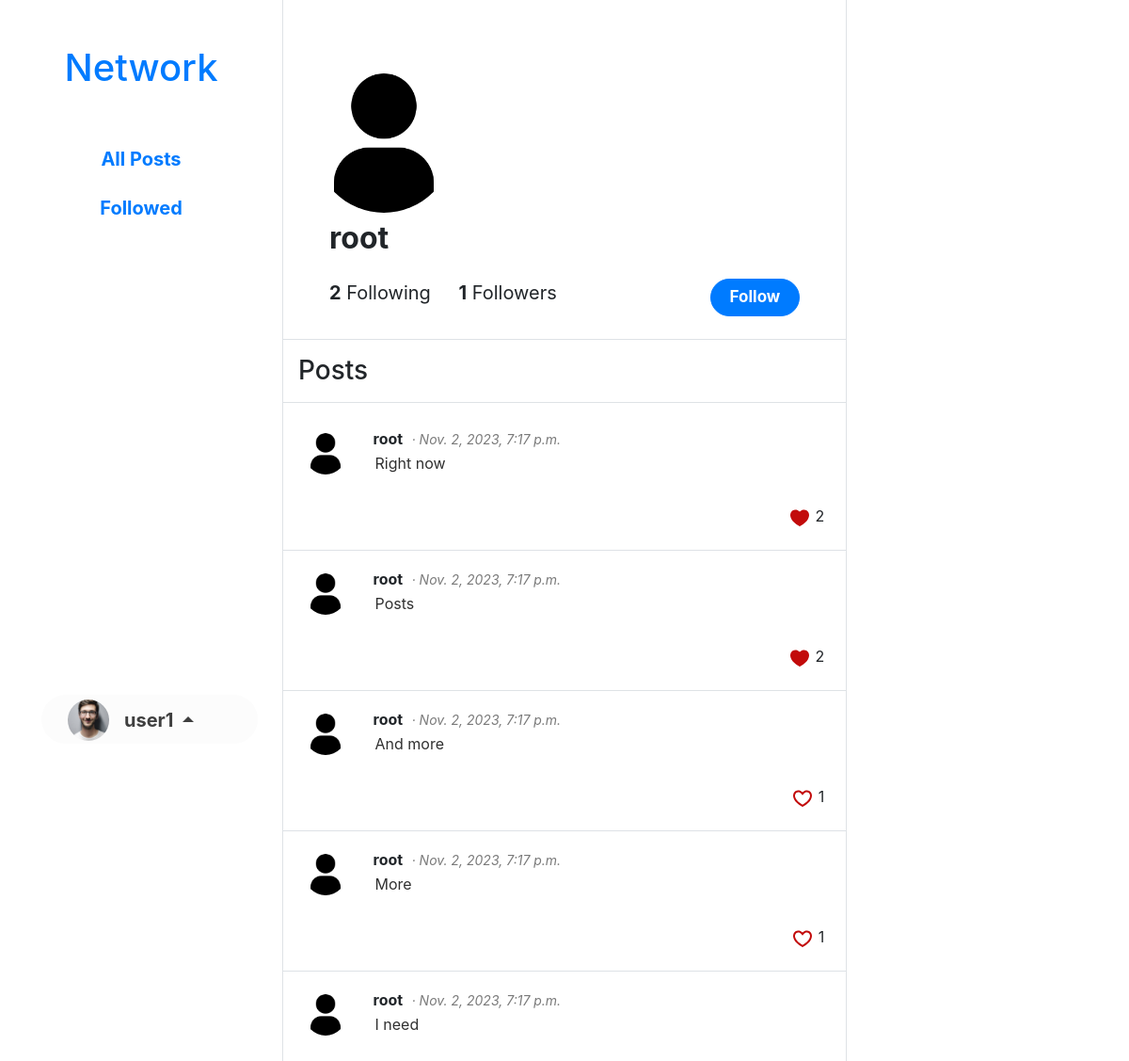
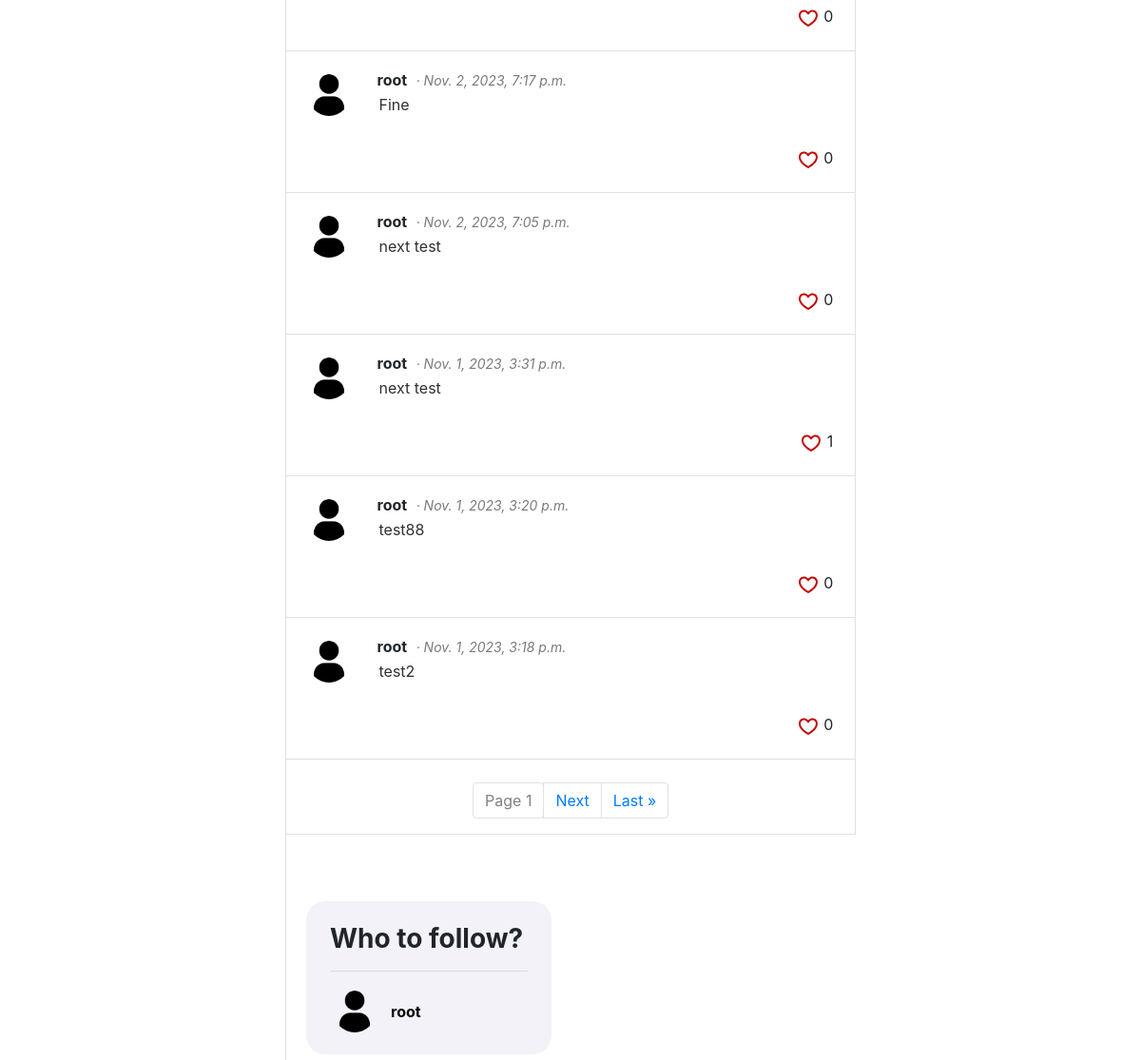
The page /profile/2 (signed in) on the database its author committed (2 pictures, top to bottom).
### network/models.py (models this page shows, shortened)
class User(AbstractUser):
    avatar = models.ImageField(upload_to='profile_pictures', null=True, blank=True)
    followed = models.ManyToManyField('self', symmetrical=False, blank=True, related_name='followers')

class Post(models.Model):
    author = models.ForeignKey(User, on_delete=models.CASCADE, related_name="posts")
    content = models.CharField(max_length=2048)
    likes = models.ManyToManyField(User, blank=True, related_name="liked")
    created_at = models.DateTimeField(auto_now_add=True)

### network/views.py (the view)
# urls.py: path("profile/<str:user_id>", views.profile_view, name="profile"),
def profile_view(request, user_id):
    user = User.objects.get(id=user_id)
    paginator = Paginator(Post.objects.filter(author=user).order_by('-created_at'), 10)
    page_number = request.GET.get('page')
    if not page_number:
        page_number = 1
    if request.user.is_authenticated:
        to_follow = User.objects.exclude(id__in=request.user.followed.all().values_list('id')).exclude(id=request.user.id).annotate(followers_count=Count('followers')).order_by('-followers_count')[:5]
    else:
        to_follow = User.objects.annotate(followers_count=Count('followers')).order_by('-followers_count')[:5]
    return render(request, "network/profile.html", {
        "profile": user,
        "followed": request.user.followed.filter(id=user_id).first() if request.user.is_authenticated else False,
        "posts": paginator.get_page(page_number),
        "to_follow": to_follow
    })

### network/templates/network/profile.html (shortened to what this page needs)
{% extends "network/index.html" %}
{% load static %}
{% block body2 %}
<div class="divs-2 ">
    <div>
        {% if profile.avatar %}
            <div class="m-2 avatar2" style="background-image: url('{{ profile.avatar.url }}');"></div>
        {% else %}
            <div class="m-2 avatar2" style="background-image: url('{% static 'network/default-avatar.png' %}');"></div>
        {% endif %}
        <h2 class="m-1 ml-4"><strong>{{ profile.username }}</strong></h2>
        <div class="m-4 blockquote">
            <b>{{ profile.followed.count }}</b> Following <b class="ml-4">{{ profile.followers.count }}</b> Followers
            {% if user.is_authenticated and user != profile %}
                <form class="float-right" action="{% url 'follow' %}" method="post">
                    {% if followed %}
                        <input class="btn btn-primary" type="submit" value="Unfollow">
                    {% else %}
                        <input class="btn btn-primary" type="submit" value="Follow">
                    {% endif %}
                </form>
            {% endif %}
    </div>
    </div>
</div>
<h3 class="p-3 hr">Posts</h3>
<div id="posts-container">
    {% for post in posts %}
        <div class="row p-2 pt-4 border-top border-bottom post-container">
            <div class="col-1">
                {% if post.author.avatar %}
                    <div class="avatar" style="background-image: url('{{ post.author.avatar.url }}');"></div>
                {% else %}
                    <div class="avatar" style="background-image: url('{% static 'network/default-avatar.png' %}');"></div>
                {% endif %}
            </div>
            <div class="col-11">
                <div class="ml-4 post-content-container">
                    <strong>{{ post.author.username }}</strong>
                    <i class="timestamp">· {{ post.created_at }}</i>
                    <br>
                    <textarea class="bg-transparent post-content" type="text" disabled>{{ post.content }}</textarea>
                    <div class="like-container">
                        {% if user in post.likes.all %}
                            <svg style="display: inline-block;" class="like" data-post="{{ post.id }}" data-like="true"><g color="#c20b0b"><path fill="currentcolor" d="M20.884 13.19c-1.351 2.48-4.001 5.12-8.379 7.67l-.503.3-.504-.3c-4.379-2.55-7.029-5.19-8.382-7.67-1.36-2.5-1.41-4.86-.514-6.67.887-1.79 2.647-2.91 4.601-3.01 1.651-.09 3.368.56 4.798 2.01 1.429-1.45 3.146-2.1 4.796-2.01 1.954.1 3.714 1.22 4.601 3.01.896 1.81.846 4.17-.514 6.67z"></path></g></svg>
                        {% else %}
                            <svg style="display: inline-block;" class="like " data-post="{{ post.id }}" data-like="false"><g color="#c20b0b"><path fill="currentcolor" d="M16.697 5.5c-1.222-.06-2.679.51-3.89 2.16l-.805 1.09-.806-1.09C9.984 6.01 8.526 5.44 7.304 5.5c-1.243.07-2.349.78-2.91 1.91-.552 1.12-.633 2.78.479 4.82 1.074 1.97 3.257 4.27 7.129 6.61 3.87-2.34 6.052-4.64 7.126-6.61 1.111-2.04 1.03-3.7.477-4.82-.561-1.13-1.666-1.84-2.908-1.91zm4.187 7.69c-1.351 2.48-4.001 5.12-8.379 7.67l-.503.3-.504-.3c-4.379-2.55-7.029-5.19-8.382-7.67-1.36-2.5-1.41-4.86-.514-6.67.887-1.79 2.647-2.91 4.601-3.01 1.651-.09 3.368.56 4.798 2.01 1.429-1.45 3.146-2.1 4.796-2.01 1.954.1 3.714 1.22 4.601 3.01.896 1.81.846 4.17-.514 6.67z"></path></g></svg>
                        {% endif %}
                        <p class="likes-count likes-count-{{ post.id }}">{{ post.likes.count }}</p>
                    </div>
                </div>
            </div>
        </div>
    {% endfor %}
    <div class="d-flex justify-content-center mt-4">
        <ul class="pagination">
            <span class="current">
                <li class="page-item"><a class="page-link disabled">Page {{ posts.number }}</a></li>
            </span>
            {% if posts.has_next %}
                <li class="page-item"><a class="page-link" href="?page={{ posts.next_page_number }}">Next</a></li>
                <li class="page-item"><a class="page-link" href="?page={{ posts.paginator.num_pages }}">Last &raquo;</a></li>
            {% endif %}
        </ul>
    </div>
</div>
{% endblock %}

### network/templates/network/index.html (shortened to what this page needs)
{% extends "network/layout.html" %}
{% load static %}
{% block body %}
<div class="row body-1-container bg-white">
    <div class="col-8 border-right border-bottom body-2-container">
        {% block body2 %}
        {% endblock %}
    </div>
    <div class="col-4 right-bar-container">
        <div class="right-panel">
            <h3><strong>Who to follow?</strong></h3>
            <hr>
            {% for user in to_follow %}
                <a href="{% url 'profile' user.id %}">
                    <div class="m-1 mb-2 avatar" style="background-image:
                        {% if user.avatar %}
                            url('{{ user.avatar.url }}');
                        {% else %}
                            url('{% static 'network/default-avatar.png' %}');
                        {% endif %}
                        ">
                        <div class="username-to-follow-container align-middle">
                            <b>{{ user.username }}</b>
                        </div>
                    </div>
                </a>
                <br>
            {% endfor %}
        </div>
    </div>
</div>
{% endblock %}

### network/templates/network/layout.html (shortened to what this page needs)
{% load static %}
<!DOCTYPE html>
<html lang="en">
    <head>
        <link rel="stylesheet" href="https://stackpath.bootstrapcdn.com/bootstrap/4.4.1/css/bootstrap.min.css">
        <link href="{% static 'network/styles.css' %}" rel="stylesheet">
    </head>
    <body>
        <div class="container flex">
          <div class="row">
            <div class="col-3 left-bar vh-100 nav-container">
                <div class="nav flex-column nav-pills" id="v-tabs-tab" aria-orientation="vertical">
                    <h1 class="align-self-center m-4 mt-5 text-center text-primary website-title"><p class="left-big">Network</p><p class="left-small">Net</p></h1>
                    <a class="nav-link mt-2 align-self-center" id="v-tabs-all-tab" href="/" aria-selected="true"><p class="left-big">All Posts</p><p class="left-small">All</p></a>
                    {% if user.is_authenticated %}
                        <a class="nav-link align-self-center" id="v-tabs-followed-tab" href="{% url 'followed' %}" aria-selected="false"><p class="left-big">Followed</p><p class="left-small">Fol</p></a>
                        <div class="dropup account-dropdown align-self-center">
                            <a class="nav-link btn-secondary w-100 a-avatar" href="#" role="button" id="dropdownMenuLink" data-toggle="dropdown" aria-haspopup="true" aria-expanded="false">
                                <div class="avatar avatar1" style="background-image:
                                    {% if user.avatar %}
                                        url('{{ user.avatar.url }}');
                                    {% else %}
                                        url('{% static 'network/default-avatar.png' %}');
                                    {% endif %}
                                    ">
                                    <div class="username-container left-big dropdown-toggle align-middle">
                                        {{ user.username }}
                                    </div>
                                </div>
                            </a>
                        </div>
                    {% else %}
                        <a class="nav-link align-self-center" id="v-tabs-login-tab" href="{% url 'login' %}" aria-selected="false">Log In</a>
                        <a class="nav-link align-self-center" id="v-tabs-register-tab" href="{% url 'register' %}" aria-selected="false">Register</a>
                    {% endif %}
                </div>
            </div>
            <div class="col-9 border-left">
                {% block body %}
                {% endblock %}
            </div>
          </div>
        </div>
    </body>
</html>

### network/static/network/styles.css (style rules this page uses)
.container { max-width: 1320px!important; }
.account-dropdown { position: absolute; bottom: 0; width: calc(100% - 52px); margin-bottom: 10px; }
#dropdownMenuLink { background-color: rgb(252, 252, 252); color: rgb(63, 63, 63); }
.nav-link { border-radius: 40px!important; vertical-align: middle; height: 52px; max-width: 230px; text-align: center; font-size: 20px; font-weight: 700; padding: 10px; padding-inline: 50px; float: right; }
.website-title { max-width: 190px; }
.btn { padding: 6px; padding-inline: 20px; border-radius: 40px!important; text-align: center; font-size: 17px; font-weight: bold; }
.divs-2 { margin-top: 30px; margin-inline: -15px; padding-top: 40px; padding-inline: 25px; padding-bottom: 10px; border-bottom: 1px solid #dee2e6!important; }
.avatar { display: inline-block; width: 44px; height: 44px; border-radius: 50%; background-repeat: no-repeat; background-position: center; background-size: 44px; }
.avatar1 { margin-right: 130px; margin-top: 0px; }
.avatar2 { width: 148px; height: 148px; border-radius: 50%; background-repeat: no-repeat; background-position: center; background-size: 148px; }
.a-avatar { padding: 5px; }
.username-container { display: inline-block; vertical-align: middle; margin-left: 60px; line-height: 44px; }
.post-content { resize: none; min-height: 0px; color: rgb(48, 48, 48); border: none; border-radius: 5px; width: 100%; }
.post-container { border-top: 0 solid #dee2e6!important; margin: 0px; }
#posts-container { margin-inline: -15px; width: calc(100% + 30px); }
.post-content-container { margin-top: -6px; }
.body-1-container { min-width: 300px; }
.body-2-container { min-width: 300px; }
.right-bar-container { min-width: 300px; }
.timestamp { display: inline-block; color: rgb(122, 122, 122); font-size: 14px; margin-left: 5px; }
.like { display: inline-block; height: 24px; width: 24px; }
.likes-count { display: inline-block; }
.like-container { float: right; }
.hr { margin-inline: -15px; border-bottom: 1px solid #dee2e6!important; }
a.disabled { color: gray; pointer-events: none; }
.right-panel { background-color: rgb(242, 242, 248); margin: 6px; margin-top: 70px; padding: 25px; padding-top: 23px; padding-bottom: 15px; border-radius: 20px; }
.username-to-follow-container { display: inline-block; vertical-align: middle; margin-left: 60px; line-height: 44px; color: black; min-width: 150px; }

### rows shown on the page
User: avatar (picture), username "user1"
User: username "root", followed.count "2", followers.count "1"
Post: author.username "root", created_at "Nov. 2, 2023, 7:17 p.m.", content "Right now", likes.count "2"
Post: author.username "root", created_at "Nov. 2, 2023, 7:17 p.m.", content "Posts", likes.count "2"
Post: author.username "root", created_at "Nov. 2, 2023, 7:17 p.m.", content "And more", likes.count "1"
Post: author.username "root", created_at "Nov. 2, 2023, 7:17 p.m.", content "More", likes.count "1"
Post: author.username "root", created_at "Nov. 2, 2023, 7:17 p.m.", content "I need", likes.count "0"
Post: author.username "root", created_at "Nov. 2, 2023, 7:17 p.m.", content "Fine", likes.count "0"
Post: author.username "root", created_at "Nov. 2, 2023, 7:05 p.m.", content "next test", likes.count "0"
Post: author.username "root", created_at "Nov. 1, 2023, 3:31 p.m.", content "next test", likes.count "1"
Post: author.username "root", created_at "Nov. 1, 2023, 3:20 p.m.", content "test88", likes.count "0"
Post: author.username "root", created_at "Nov. 1, 2023, 3:18 p.m.", content "test2", likes.count "0"

### other values the page prints
{{ posts.number }} "1"
